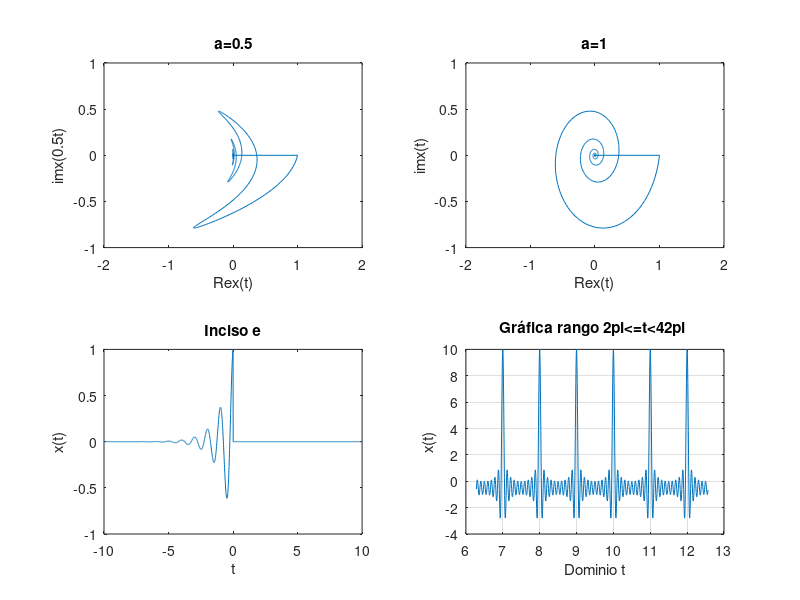

The MATLAB source for this figure:
%% Práctica 1: Señales en tiempo continuo.
%
% *Integrantes:*
%
% * Arellano Paz Angel Ulises
% * Cardoso Arias Javier
% * Gachuz Hernández Karla Denisse
% * García Arteaga Alejandro
% * López Galván José Rodolfo
%
% *Objetivos:* 
%
% * Manipulación básica de MATLAB
% * Gráficas de señales reales y complejas continuas
% * Transformación de señales continuas (escalamientos y traslaciones)
% * Calculo de energía y potencia de señales continuas

%%


%% Introducción
% El inciso 4 resuelto con Python puede ser consultado en el siguiente <https://colab.research.google.com/drive/11nxr8kWdsPiXhoxsBBT6P-TnolIQIWv1?usp=sharing *enlace*>.


%%  1) Working with functions.
%
% Working with functions is fundamental to signals and systems applications. MATLAB provides several methods of defining and evaluating functions. An understanding and proficient use of these methods are therefore necessary and beneficial.

%%
% *11.1-1 Anonymous functions.*
%
% Many simple functions are most conveniently represented by using MATLAB anonymous functions. An anonymous function provides a symbolic representation of a function defined in terms of MATLAB operators, functions, or other anonymous functions. For example, consider defining the exponentially damped sinusoid $f (t) = e −t cos(2π t)$.

f = @(t) exp(-t).*cos(2*pi*t);

%%
% In this context, the @ symbol identifies the expression as an anonymous function, which is assigned a name of f. Parentheses following the @ symbol are used to identify the function’s independent variables (input arguments), which in this case is the single time variable t. Input arguments, such as t, are local to the anonymous function and are not related to any workspace variables with the same names.
%
% Once defined, $f (t)$ can be evaluated simply by passing the input values of interest. For example,

t =0; f(t)

%%
% evaluates $f (t)$ at t = 0, confirming the expected result of unity. The same result is obtained by passing t = 0 directly.

%%
% Vector inputs allow the evaluation of multiple values simultaneously, Consider the task of plotting $f(t)$ over the interval $(-2 \leq t \leq 2)$. Gross function behavior is clear:  $f(t)$ should oscilate four times with a decaying envelope. Since accurate hand sketches are cumberstone, MATLAB-generated plots are an attractive alternative. As the following example illustrates, care must be taken to ensure reliable results.
%
% Suppose the vector t is chosen to include onlu the integers contained in $(-2 \leq t \leq 2)$, namely, [−2, −1, 0, 1, 2].

t = (-2:2);

%%
% This vector input is evaluated from a vector output.

f(t)

%%
% The plot command graphs the result, which is shown in Fig. 1.46 

%%
%
%  >> plot(t,f(t));
%  >> xlabel(’t’); ylabel(’f(t)’); grid;
%

%%
% Grid lines, added by using the grid command, aid feature identification. Unfortunately, the
% plot does not illustrate the expected oscillatory behavior. More points are required to adequately
% represent f (t).
% The question, then, is how many points is enough? † If too few points are chosen, information
% is lost. If too many points are chosen, memory and time are wasted. A balance is needed. For
% oscillatory functions, plotting 20 to 200 points per oscillation is normally adequate. For the present
% case, t is chosen to give 100 points per oscillation.

plot(t, f(t));
xlabel('t');
ylabel('f(t)');
grid;
%%
% *Figure 1.46* $f(t) = e^{-t}cos(2\pi t)$ for $t = (-2::2)$.

t1 = (-2:0.01:2);
plot(t1, f(t1));
xlabel('t');
ylabel('f(t)');
grid;
%%
% *Figure 1.47* $f(t) = e^{-t}cos(2\pi t)$ for $t = (-2:0.01:2)$.

%%
% *1.11-2 Relational Operators and the Unit Step Function.*
%
% The unit step function $u(t)$ arises naturally in many practical situations. For example, a unit step can
% model the act of turning on a system. With the help of relational operators, anonymous functions
% can represent the unit step function.
% In MATLAB, a relational operator compares two items. If the comparison is true, a logical true
% (1) is returned. If the comparison is false, a logical false (0) is returned. Sometimes called indicator
% functions, relational operators indicates whether a condition is true. Six relational operators are
% available: <, >, <=, >=, ==, and ~=.
%   The unit step function is readily defined using the >= relational operator.

u = @(t) 1.0.*(t>=0);

%%
% Any function with a jump discontinuity, such as the unit step, is difficult to plot. Consider plotting
% $u(t)$ by using $t = (-2:2)$.

t = (-2:2);
plot(t, u(t));
xlabel ('t');
ylabel('u(t)');

%%
% *Figure 1.48* $u(t)$ for $t = (-2:2)$.

%%
% Two significant problems are apparent in the resulting plot, shown in Fig. 1.48. First,
% MATLAB automatically scales plot axes to tightly bound the data. In this case, this normally
% desirable feature obscures most of the plot. Second, MATLAB connects plot data with lines,
% making a true jump discontinuity difficult to achieve. The coarse resolution of vector t emphasizes
% the effect by showing an erroneous sloping line between t = −1 and t = 0.
% The first problem is corrected by vertically enlarging the bounding box with the axis
% command. The second problem is reduced, but not eliminated, by adding points to vector t.

t = (-2:0.01:2);
plot(t, u(t));
xlabel('t');
ylabel('u(t)');
axis([-2 2 -0.1 1.1]);
title('Figure 1.48 u(t) for t = (-2:0.01:2)');

%%
% The four-element vector argument of axis specifies x axis minimum, x axis maximum, y axis
% minimum, and y axis maximum, respectively. The improved results are shown in Fig. 1.49.
% Relational operators can be combined using logical AND, logical OR, and logical negation: &,
% |, and ~, respectively. For example, (t>0) & (t<1) and ~((t<=0) $|$ (t>=1)) both test if 0 < t < 1.
% To demonstrate, consider defining and plotting the unit pulse p(t) = u(t) − u(t − 1), as shown in
% Fig. 1.50:

p =@(t) 1.0.*((t>=0)&(t<1));
t = (-1:0.01:2);
plot(t, p(t));
xlabel('t');
ylabel('p(t) = u(t) - u(t-1)');
axis([-1 2 -0.1 1.1]);
title('Figure 1.50 p(t) = u(t) − u(t − 1) over (−1 ≤ t ≤ 2).');
%%
% Since anonymous functions can be constructed using other anonymous functions, we could
% have used our previously defined unit step anonymous function to define p(t) as p = @(t)
% u(t)-u(t-1);.

%%
% For scalar operands, MATLAB also supports two short-circuit logical constructs. A
% short-circuit logical AND is performed by using &&, and a short-circuit logical OR is performed by
% using ||. Short-circuit logical operators are often more efficient than traditional logical operators
% because they test the second portion of the expression only when necessary. That is, when scalar
% expression A is found false in (A&&B), scalar expression B is not evaluated, since a false result
% is already guaranteed. Similarly, scalar expression B is not evaluated when scalar expression A is
% found true in (A||B), since a true result is already guaranteed.

%%
% *1.11-3 Visualizing Operations on the Independent Variable*

%%
% Two operations on a function’s independent variable are commonly encountered: shifting and
% scaling. Anonymous functions are well suited to investigate both operations.
% Consider $g(t) = f (t)u(t) = e −t cos (2π t)u(t)$, a causal version of $f(t)$. MATLAB easily
% multiplies anonymous functions. Thus, we create $g(t)$ by multiplying our anonymous functions
% for $f(t)$ and $u(t)$.

g = @(t) f(t).*u(t);

%%
% A combined shifting and scaling operation is represented by $g(at + b)$, where a and b are
% arbitrary real constants. As an example, consider plotting $g(2t + 1)$ over $(−2 ≤ t ≤ 2)$. With a = 2,
% the function is compressed by a factor of 2, resulting in twice the oscillations per unit t. Adding
% the condition b > 0 shifts the waveform to the left. Given anonymous function g, an accurate plot
% is nearly trivial to obtain.

t = (-2:0.01:2);
plot(t,g(2*t+1)); xlabel('t'); ylabel('g(2t+1)'); grid;
title('Figure 1.51 g(2t + 1) over (−2 ≤ t ≤ 2).');


%%
% Figure 1.51 confirms the expected waveform compression and left shift. As a final check, realize
% that function $g(·)$ turns on when the input argument is zero. Therefore, $g(2t + 1)$ should turn on
% when 2t + 1 = 0 or at t = −0.5, a fact again confirmed by Fig. 1.51.

%%
% Next, consider plotting $g(−t + 1)$ over $(−2 ≤ t ≤ 2)$. Since a < 0, the waveform will be
% reflected. Adding the condition b > 0 shifts the final waveform to the right.

plot(t,g(-t+1)); xlabel('t'); ylabel('g(-t+1)'); grid;
title('Figure 1.52 g(−t + 1) over (−2 ≤ t ≤ 2)');

%%
% Figure 1.52 confirms both the reflection and the right shift.
% Up to this point, Figs. 1.51 and 1.52 could be reasonably sketched by hand. Consider plotting
% the more complicated function $h(t) = g(2t + 1) + g(−t + 1)$ over $(−2 ≤ t ≤ 2)$ (Fig. 1.53); an
% accurate hand sketch would be quite difficult. With MATLAB, the work is much less burdensome.

plot(t,g(2*t+1)+g(-t+1)); xlabel('t'); ylabel('h(t)'); grid;
title('Figure 1.53 h(t) = g(2t + 1) + g(−t + 1) over (−2 ≤ t ≤ 2).');

%%
% *1.11-4 Numerical Integration and Estimating Signal Energy*
%%
% Interesting signals often have nontrivial mathematical representations. Computing signal energy,
% which involves integrating the square of these expressions, can be a daunting task. Fortunately,
% many difficult integrals can be accurately estimated by means of numerical integration techniques.
% Even if the integration appears simple, numerical integration provides a good way to verify
% analytical results.

%%
% To start, consider the simple signal $x(t) = e^{-t}(u(t) − u(t − 1))$. The energy of $x(t)$ is expressed
% as $E_{x} = \int_{-\infty}^{\infty} |x(t)|^{2} dt = \int_{0}^{1} e^{-2t}$. Integrating yields $E_{x} = 0.5(1 − e^{−2})$ ≈ 0.4323. The energy
% integral can also be evaluated numerically. Figure 1.27 helps illustrate the simple method of
% rectangular approximation: evaluate the integrand at points uniformly separated by $\Delta t$, multiply
% each by $ \Delta t$ to compute rectangle areas, and then sum over all rectangles. First, we create function
% $x(t)$.

x = @(t) exp(-t).*((t>=0)&(t<1));

%%
% With $\Delta t = 0.01$, a suitable time vector is created.

t = (0:0.01:1);

%%
% The final result is computed by using the sum command.

E_x = sum(x(t).*x(t)*0.01)

%%
% The result is not perfect, but at 1% relative error it is close. By reducing $ \Delta t$, the approximation is
% improved. For example,$ \Delta t = 0.001$ yields E_x = 0.4328, or 0.1% relative error.
% Although simple to visualize, rectangular approximation is not the best numerical integration
% technique. The MATLAB function quad implements a better numerical integration technique
% called recursive adaptive Simpson quadrature. To operate, quad requires a function describing
% the integrand, the lower limit of integration, and the upper limit of integration. Notice that no $\Delta t$
% needs to be specified.

%%
% To use quad to estimate E x , the integrand must first be described.

x_squared = @(t) x(t).*x(t);

%%
% Estimating $E_{x}$ immediately follows.

E_x = quad(x_squared,0,1)

%%
% In this case, the relative error is −0.0026%.
%%
% The same techniques can be used to estimate the energy of more complex signals. Consider
% $g(t)$, defined previously. Energy is expressed as $E_{g}=\int_{0}^{\infty}e^{-2t}cos^{2}(2\pi t)dt$. A closed-form solution
% exists, but it takes some effort. MATLAB provides an answer more quickly.

g_squared = @(t) g(t).*g(t);

%%
% Although the upper limit of integration is infinity, the exponentially decaying envelope ensures
% $g(t)$ is effectively zero well before $t$ = 100. Thus, an upper limit of t = 100 is used along with
% $\Delta t$ = 0.001.

t = (0:0.001:100);
E_g = sum(g_squared(t)*0.001)

%%
% A slightly better approximation is obtained with the quad function.

E_g = quad(g_squared,0,100)

%% 2) Resolución del problema 1.2-2

%%
% For the signal x(t) illustrated in Fig. P1.2-2, sketch
%%
% A) $x(t-4)$
%%
% B) $x(t/1.5)$
%%
% C) $x(-t)$
%%
% D) $x(2t-4)$
%%
% E) $x(2-t)$


u = @(t) 1.0.*(t>=0);

u1= @(t) 1.0.*((t>=-4)&(t<0));

u2=@(t) 1.0.*((t>=0)&(t<=2));

f=@(t) (-t.*u1(t)) + (t.*u2(t));

t = (-20:0.01:20);

plot(t,f(t))

axis([-5 5 -1 5]);

title('Fig. P1.2-2');

xlabel('t');

ylabel('x(t)');

%%
% *A)* $x(t-4)$



x1=@(t) f(t-4);

plot(t,x1(t));

axis([-1 9 -1 5]);

title('Inciso a');

xlabel('t');

ylabel('x(t-4)');

%%
% *B)* $x(t/1.5)$



x2=@(t) f(t/1.5);

plot(t,x2(t));

axis([-8 5 -1 5]);

title('Inciso b');

xlabel('t');

ylabel('x(t/1.5)');

%%
% *C)* $x(-t)$




x3=@(t) f(-t);

plot(t,x3(t));

axis([-5 5 -1 5]);

title('Inciso c');

xlabel('t');

ylabel('x(-t)');

%%
% *D)* $x(2t-4)$




x4=@(t) f(2.*t - 4);

plot(t,x4(t));

axis([-5 5 -1 5]);

title('Inciso d');

xlabel('t');

ylabel('x(2t-4)');

%%
% *E)* $x(2t-4)$




x5=@(t) f(2 - t);

plot(t,x5(t));

axis([-1 8 -1 5]);

title('Inciso e');

xlabel('t');

ylabel('x(2-t)');


t=(-3*pi:0.001:3*pi);



%% 3) Resolución del problema 1.11-1
%
%%
% Provide MATLAB code and output that plots
% the odd portion $x_{o}(t)$ of the function $x(t) =
% 2^{-t}cos(2\pi t)u(t?\pi )$ over a suitable-length interval using a suitable number of points.
%
%%
% $X(t)=2^tcos(2\pi t)$
%%
% $X_{impar(t)}=\frac{x(t)-x(-t)}{2}$
%%
% $X_{impar(t)}=2^{-t-1}cos(2\pi t)u(t-\pi )-2^{t-1}cos(-2\pi t)u(-t-\pi )$


for i=1:length(t)
if t(i)<=-pi
R(i)=-(2.^(t(i)-1)).*cos(-2*pi*t(i));
elseif t(i)>=pi
R(i)=(2.^(-t(i)-1)).*cos(2*pi*t(i));
else
R(i)=0;
end
end

plot(t,R);
ylabel('Ximpar(t)');
xlabel('t');
title('Ejercicio 1.11-1');
grid on;

%% 4) Construcción de la gráfica. 
%
% Construye la grafica de

%% 
% $$x(t) = \sum_{k=1}^{10} cos(2\pi k t)$$
%
% para cuatro rangos (figura 2x2). Los ejes deben mostrarse en el origen además de la edición de su preferencia.
% Procedimiento:
%

clf;
subplot(2,2,1);
y=0;
t=linspace(-4*pi,-2*pi,1000);
for k=1:10
    
x=cos(2*pi*k*t);
y=y+x;
end
plot(t,y);
grid on;
ax = gca;
xlabel('Dominio t');
ylabel('x(t)');
title('Gráfica rango -4pi<=t<=-2pi ');



subplot(2,2,2);
y=0;
t=linspace(-2*pi,0,1000);
for k=1:10
    
x=cos(2*pi*k*t);
y=y+x;
end
plot(t,y);
grid on;
ax = gca;
xlabel('Dominio t');
ylabel('x(t)');

title('Gráfica rango -2pi<=t<=0 ');



subplot(2,2,3);
y=0;
t=linspace(0,2*pi,1000);
for k=1:10
    
x=cos(2*pi*k*t);
y=y+x;
end
plot(t,y);
grid on;
ax = gca;
xlabel('Dominio t');
ylabel('x(t)');
title('Gráfica rango 0<=t<=2pi ');



subplot(2,2,4);
y=0;
t=linspace(2*pi,4*pi,1000);
for k=1:10
    
x=cos(2*pi*k*t);
y=y+x;
end
plot(t,y);
grid on;
ax = gca;
xlabel('Dominio t');
ylabel('x(t)');
title('Gráfica rango 2pi<=t<42pi ');


%% Resolucón del problema 1.1-3

%%
% Define $x(t) = e^{t(1+j2\pi)}u(-t)$ and $y(t) = Re[2x(\frac{-5-t}{2})]$.
%
% *A)* Use MATLAB to plot $Re{x(t)}$ versus
% $Im{x(at)}$ for a = 0.5, 1, and 2 and $-10\leq t\leq 10$.
% How important is the scale factor a
% on the shape of the resulting figure?
% 
% *B)* Use MATLAB to plot $y(t)$ over -10\leq t\leq
% 10. Analytically determine the time $t_0$ where
% y(t) has a jump discontinuity. Verify yourcalculation 
% of $t_0$ using the plot of $y(t)$.
% 
% *C)* Use MATLAB and numerical integration to
% compute the energy $E_x$ of signal x(t).
% 
% *D)* Use MATLAB and numerical integration to
% compute the energy $E_y$ of signal $y(t)$.
%
%

t = (-10:0.01:10);

u = @(t) 1.0.*(t>=0);

x = @(t) exp(t.*(1+j*2*pi)).*u(-t);

y = @(t) real(2.*x((-5.-t)/2));


%%
% *A)* Use MATLAB to plot $Re{x(t)}$ versus
% $Im{x(at)}$ for a = 0.5, 1, and 2 and $-10\leq t\leq 10$.
% How important is the scale factor a
% on the shape of the resulting figure?

subplot(2,2,1)
a=0.5;

plot(real(x(t)),imag(x(a*t)));

axis([-2 2 -1 1]);

title('a=0.5');

xlabel('Re{x(t)}');

ylabel('im{x(0.5t)}');



subplot(2,2,2)
a=1;

plot(real(x(t)),imag(x(a*t)));

axis([-2 2 -1 1]);

title('a=1');

xlabel('Re{x(t)}');

ylabel('im{x(t)}');



subplot(2,2,3)
a=2;

plot(real(x(t)),imag(x(a*t)));

axis([-2 2 -1 1]);

title('a=2');

xlabel('Re{x(t)}');

ylabel('im{x(2t)}');


%%
% *B)* Use MATLAB to plot $y(t)$ over -10\leq t\leq
% 10. Analytically determine the time $t_0$ where
% y(t) has a jump discontinuity. Verify yourcalculation 
% of $t_0$ using the plot of $y(t)$.

plot(t,y(t));

axis([-2 2 -1 1]);

title('inciso b');

xlabel('t');

ylabel('y(t)');


%%
% *C)* Use MATLAB and numerical integration to
% compute the energy $E_x$ of signal x(t).
% 
h1 =@(t) power(real(x(t)),2) + power(imag(x(t)),2);
plot(t, h1(t));
xlabel ('t');
ylabel ('|x(t)|^2');
title ('Norma al cuadrado de x(t)');

%%
% De la gràfica de la norma al cuadrado podemos obtener los lìmites para realizar la integral numérica.
q1 = integral(h1,-10,1)

%% 
% $\therefore E_{x} = 0.5$

%%
% *D)* Use MATLAB and numerical integration to
% compute the energy $E_y$ of signal $y(t)$.

h2 = @(t) power(real(y(t)), 2) + power(imag(y(t)), 2);
plot(t,h2(t));
xlabel ('t');
ylabel ('|y(t)|^2');
title ('Norma al cuadrado de y(t)');

%%
% De la gráfica de la norma al cuadrado podemos obtener los lḿites para realizar la integral numèrica.

q2 = integral (h2,-6,10)

%% 
% $\therefore E_{y} = 2.0494$

%%
% *E)* Graficar a la función $x(t)$ en el intervalo (-10 \leq t \leq 10).

plot(t,x(t));
xlabel ('t');
ylabel ('x(t)');
title ('Inciso e');
